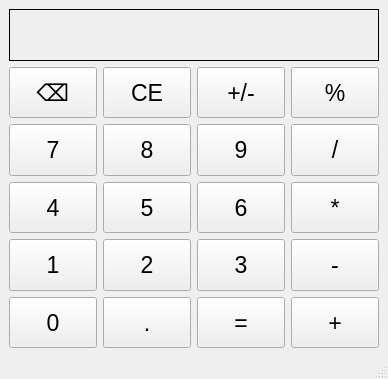
<?xml version="1.0" encoding="UTF-8"?>
<ui version="4.0">
 <class>MainWindow</class>
 <widget class="QMainWindow" name="MainWindow">
  <property name="geometry">
   <rect>
    <x>0</x>
    <y>0</y>
    <width>388</width>
    <height>379</height>
   </rect>
  </property>
  <property name="windowTitle">
   <string>Калькулятор</string>
  </property>
  <widget class="QWidget" name="centralwidget">
   <layout class="QVBoxLayout" name="verticalLayout_3">
    <item>
     <widget class="QLabel" name="resultLine">
      <property name="font">
       <font>
        <pointsize>17</pointsize>
       </font>
      </property>
      <property name="frameShape">
       <enum>QFrame::Shape::Box</enum>
      </property>
      <property name="text">
       <string/>
      </property>
     </widget>
    </item>
    <item>
     <layout class="QHBoxLayout" name="horizontalLayout">
      <item>
       <widget class="QPushButton" name="ButtonDel">
        <property name="sizePolicy">
         <sizepolicy hsizetype="Minimum" vsizetype="Minimum">
          <horstretch>0</horstretch>
          <verstretch>0</verstretch>
         </sizepolicy>
        </property>
        <property name="font">
         <font>
          <pointsize>17</pointsize>
          <bold>false</bold>
         </font>
        </property>
        <property name="focusPolicy">
         <enum>Qt::FocusPolicy::StrongFocus</enum>
        </property>
        <property name="text">
         <string>⌫</string>
        </property>
        <property name="default">
         <bool>false</bool>
        </property>
       </widget>
      </item>
      <item>
       <widget class="QPushButton" name="ButtonCE">
        <property name="sizePolicy">
         <sizepolicy hsizetype="Minimum" vsizetype="Minimum">
          <horstretch>0</horstretch>
          <verstretch>0</verstretch>
         </sizepolicy>
        </property>
        <property name="font">
         <font>
          <pointsize>17</pointsize>
         </font>
        </property>
        <property name="text">
         <string>CE</string>
        </property>
       </widget>
      </item>
      <item>
       <widget class="QPushButton" name="ButtonSign">
        <property name="sizePolicy">
         <sizepolicy hsizetype="Minimum" vsizetype="Minimum">
          <horstretch>0</horstretch>
          <verstretch>0</verstretch>
         </sizepolicy>
        </property>
        <property name="font">
         <font>
          <pointsize>17</pointsize>
         </font>
        </property>
        <property name="text">
         <string>+/-</string>
        </property>
       </widget>
      </item>
      <item>
       <widget class="QPushButton" name="ButtonProcent">
        <property name="sizePolicy">
         <sizepolicy hsizetype="Minimum" vsizetype="Minimum">
          <horstretch>0</horstretch>
          <verstretch>0</verstretch>
         </sizepolicy>
        </property>
        <property name="font">
         <font>
          <pointsize>17</pointsize>
         </font>
        </property>
        <property name="text">
         <string>%</string>
        </property>
       </widget>
      </item>
     </layout>
    </item>
    <item>
     <layout class="QHBoxLayout" name="horizontalLayout_2">
      <item>
       <widget class="QPushButton" name="Button7">
        <property name="sizePolicy">
         <sizepolicy hsizetype="Minimum" vsizetype="Minimum">
          <horstretch>0</horstretch>
          <verstretch>0</verstretch>
         </sizepolicy>
        </property>
        <property name="font">
         <font>
          <pointsize>17</pointsize>
         </font>
        </property>
        <property name="autoFillBackground">
         <bool>false</bool>
        </property>
        <property name="text">
         <string>7</string>
        </property>
       </widget>
      </item>
      <item>
       <widget class="QPushButton" name="Button8">
        <property name="sizePolicy">
         <sizepolicy hsizetype="Minimum" vsizetype="Minimum">
          <horstretch>0</horstretch>
          <verstretch>0</verstretch>
         </sizepolicy>
        </property>
        <property name="font">
         <font>
          <pointsize>17</pointsize>
         </font>
        </property>
        <property name="text">
         <string>8</string>
        </property>
       </widget>
      </item>
      <item>
       <widget class="QPushButton" name="Button9">
        <property name="sizePolicy">
         <sizepolicy hsizetype="Minimum" vsizetype="Minimum">
          <horstretch>0</horstretch>
          <verstretch>0</verstretch>
         </sizepolicy>
        </property>
        <property name="font">
         <font>
          <pointsize>17</pointsize>
         </font>
        </property>
        <property name="text">
         <string>9</string>
        </property>
       </widget>
      </item>
      <item>
       <widget class="QPushButton" name="ButtonSlash">
        <property name="sizePolicy">
         <sizepolicy hsizetype="Minimum" vsizetype="Minimum">
          <horstretch>0</horstretch>
          <verstretch>0</verstretch>
         </sizepolicy>
        </property>
        <property name="font">
         <font>
          <pointsize>17</pointsize>
         </font>
        </property>
        <property name="text">
         <string>/</string>
        </property>
       </widget>
      </item>
     </layout>
    </item>
    <item>
     <layout class="QHBoxLayout" name="horizontalLayout_3">
      <item>
       <widget class="QPushButton" name="Button4">
        <property name="sizePolicy">
         <sizepolicy hsizetype="Minimum" vsizetype="Minimum">
          <horstretch>0</horstretch>
          <verstretch>0</verstretch>
         </sizepolicy>
        </property>
        <property name="font">
         <font>
          <pointsize>17</pointsize>
         </font>
        </property>
        <property name="text">
         <string>4</string>
        </property>
       </widget>
      </item>
      <item>
       <widget class="QPushButton" name="Button5">
        <property name="sizePolicy">
         <sizepolicy hsizetype="Minimum" vsizetype="Minimum">
          <horstretch>0</horstretch>
          <verstretch>0</verstretch>
         </sizepolicy>
        </property>
        <property name="font">
         <font>
          <pointsize>17</pointsize>
         </font>
        </property>
        <property name="text">
         <string>5</string>
        </property>
       </widget>
      </item>
      <item>
       <widget class="QPushButton" name="Button6">
        <property name="sizePolicy">
         <sizepolicy hsizetype="Minimum" vsizetype="Minimum">
          <horstretch>0</horstretch>
          <verstretch>0</verstretch>
         </sizepolicy>
        </property>
        <property name="font">
         <font>
          <pointsize>17</pointsize>
         </font>
        </property>
        <property name="text">
         <string>6</string>
        </property>
       </widget>
      </item>
      <item>
       <widget class="QPushButton" name="ButtonAsterisk">
        <property name="sizePolicy">
         <sizepolicy hsizetype="Minimum" vsizetype="Minimum">
          <horstretch>0</horstretch>
          <verstretch>0</verstretch>
         </sizepolicy>
        </property>
        <property name="font">
         <font>
          <pointsize>17</pointsize>
         </font>
        </property>
        <property name="text">
         <string>*</string>
        </property>
       </widget>
      </item>
     </layout>
    </item>
    <item>
     <layout class="QHBoxLayout" name="horizontalLayout_4">
      <item>
       <widget class="QPushButton" name="Button1">
        <property name="sizePolicy">
         <sizepolicy hsizetype="Minimum" vsizetype="Minimum">
          <horstretch>0</horstretch>
          <verstretch>0</verstretch>
         </sizepolicy>
        </property>
        <property name="font">
         <font>
          <pointsize>17</pointsize>
         </font>
        </property>
        <property name="text">
         <string>1</string>
        </property>
       </widget>
      </item>
      <item>
       <widget class="QPushButton" name="Button2">
        <property name="sizePolicy">
         <sizepolicy hsizetype="Minimum" vsizetype="Minimum">
          <horstretch>0</horstretch>
          <verstretch>0</verstretch>
         </sizepolicy>
        </property>
        <property name="font">
         <font>
          <pointsize>17</pointsize>
         </font>
        </property>
        <property name="text">
         <string>2</string>
        </property>
       </widget>
      </item>
      <item>
       <widget class="QPushButton" name="Button3">
        <property name="sizePolicy">
         <sizepolicy hsizetype="Minimum" vsizetype="Minimum">
          <horstretch>0</horstretch>
          <verstretch>0</verstretch>
         </sizepolicy>
        </property>
        <property name="font">
         <font>
          <pointsize>17</pointsize>
         </font>
        </property>
        <property name="text">
         <string>3</string>
        </property>
       </widget>
      </item>
      <item>
       <widget class="QPushButton" name="ButtonMinus">
        <property name="sizePolicy">
         <sizepolicy hsizetype="Minimum" vsizetype="Minimum">
          <horstretch>0</horstretch>
          <verstretch>0</verstretch>
         </sizepolicy>
        </property>
        <property name="font">
         <font>
          <pointsize>17</pointsize>
         </font>
        </property>
        <property name="text">
         <string>-</string>
        </property>
       </widget>
      </item>
     </layout>
    </item>
    <item>
     <layout class="QHBoxLayout" name="horizontalLayout_5">
      <item>
       <widget class="QPushButton" name="Button0">
        <property name="sizePolicy">
         <sizepolicy hsizetype="Minimum" vsizetype="Minimum">
          <horstretch>0</horstretch>
          <verstretch>0</verstretch>
         </sizepolicy>
        </property>
        <property name="font">
         <font>
          <pointsize>17</pointsize>
         </font>
        </property>
        <property name="text">
         <string>0</string>
        </property>
       </widget>
      </item>
      <item>
       <widget class="QPushButton" name="ButtonDot">
        <property name="sizePolicy">
         <sizepolicy hsizetype="Minimum" vsizetype="Minimum">
          <horstretch>0</horstretch>
          <verstretch>0</verstretch>
         </sizepolicy>
        </property>
        <property name="font">
         <font>
          <pointsize>17</pointsize>
         </font>
        </property>
        <property name="text">
         <string>.</string>
        </property>
       </widget>
      </item>
      <item>
       <widget class="QPushButton" name="ButtonEquals">
        <property name="sizePolicy">
         <sizepolicy hsizetype="Minimum" vsizetype="Minimum">
          <horstretch>0</horstretch>
          <verstretch>0</verstretch>
         </sizepolicy>
        </property>
        <property name="font">
         <font>
          <pointsize>17</pointsize>
         </font>
        </property>
        <property name="text">
         <string>=</string>
        </property>
       </widget>
      </item>
      <item>
       <widget class="QPushButton" name="ButtonPlus">
        <property name="sizePolicy">
         <sizepolicy hsizetype="Minimum" vsizetype="Minimum">
          <horstretch>0</horstretch>
          <verstretch>0</verstretch>
         </sizepolicy>
        </property>
        <property name="font">
         <font>
          <pointsize>17</pointsize>
         </font>
        </property>
        <property name="text">
         <string>+</string>
        </property>
       </widget>
      </item>
     </layout>
    </item>
   </layout>
  </widget>
  <widget class="QMenuBar" name="menubar">
   <property name="geometry">
    <rect>
     <x>0</x>
     <y>0</y>
     <width>388</width>
     <height>22</height>
    </rect>
   </property>
  </widget>
  <widget class="QStatusBar" name="statusbar"/>
 </widget>
 <resources/>
 <connections/>
</ui>
